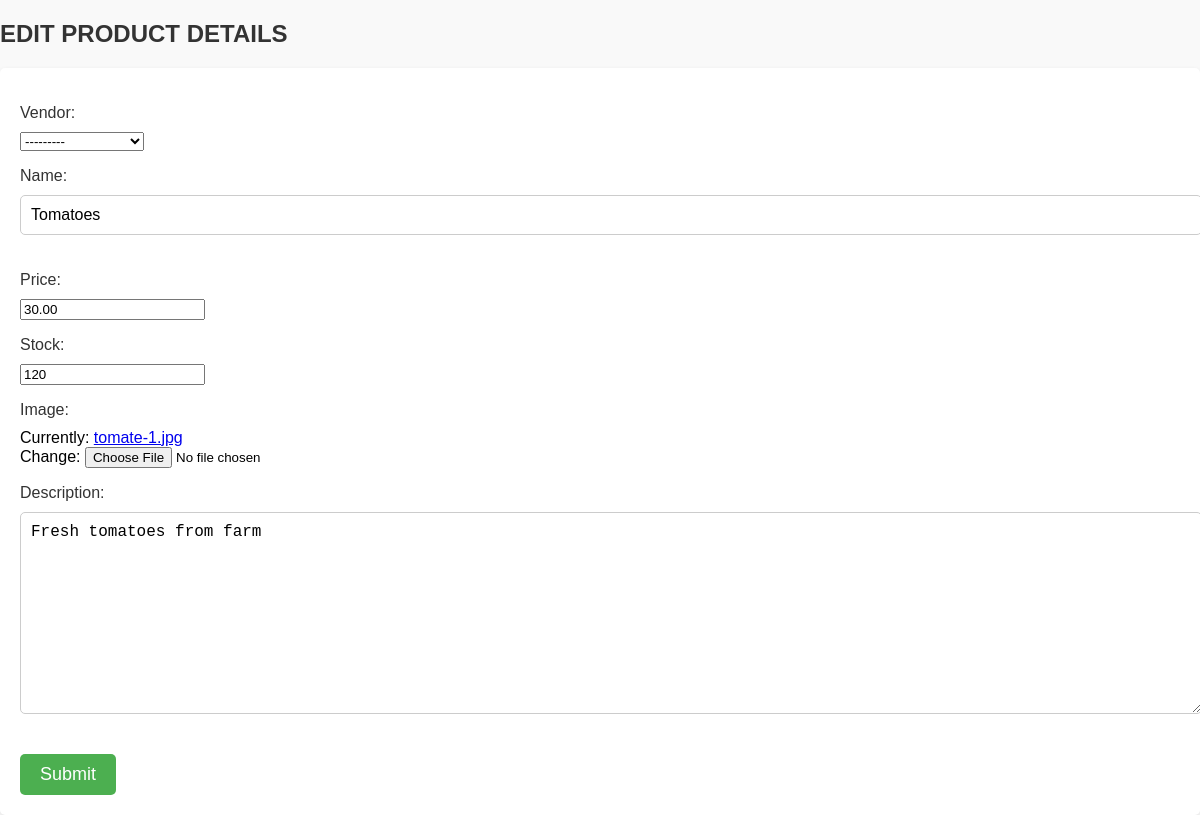
/inventory/inventory/products/edit/1/, run on an earlier commit of the app's database.
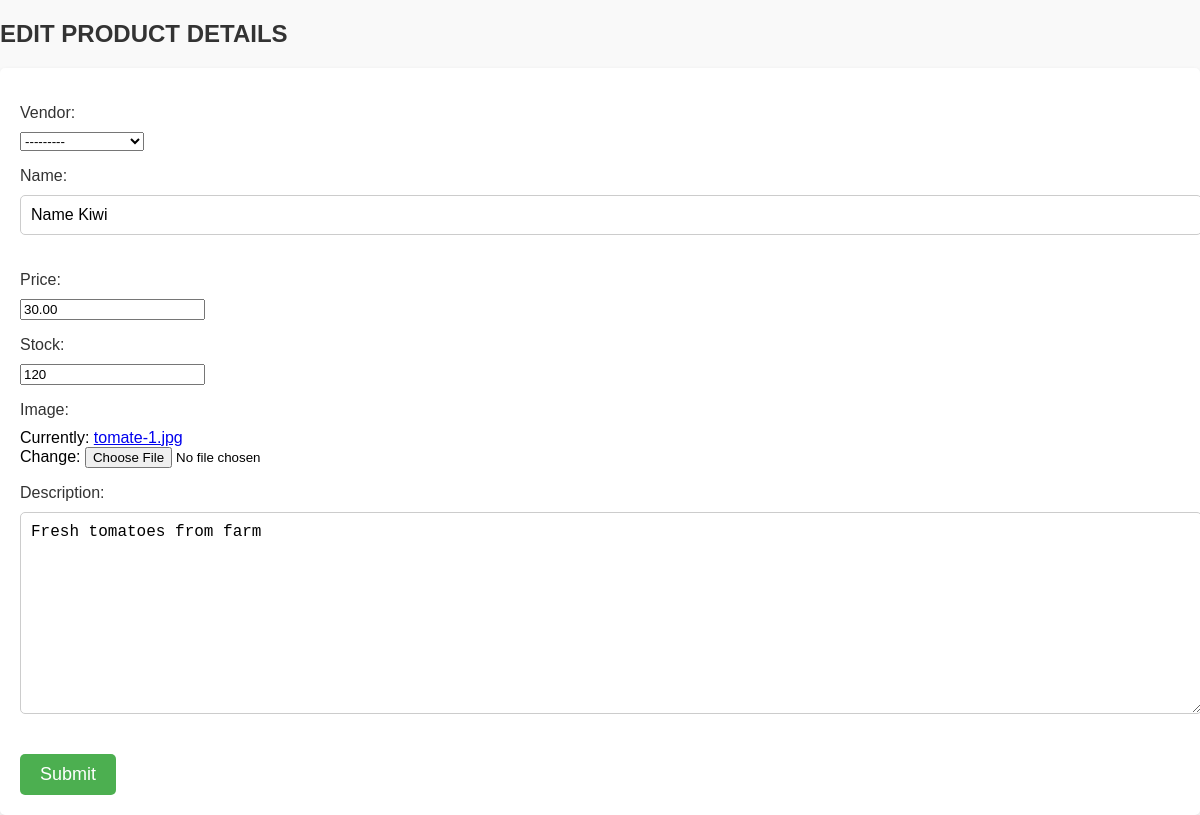
And on a later commit of the database.
### inventory/models.py (models this page shows)
class Product(models.Model):
    vendor = models.ForeignKey(Vendor, null=True,on_delete=models.CASCADE)
    name = models.CharField(max_length=32)
    price  =models.DecimalField(max_digits=8, decimal_places=2)
    stock = models.PositiveIntegerField()
    image = models.ImageField()
    description = models.TextField()
    date_created  = models.DateTimeField(auto_now_add=True)
    date_updated = models.DateTimeField(auto_now=True)

### inventory/views.py (the view)
# urls.py: path('inventory/products/edit/<int:id>/', product_update_view, name='product_update'),
def product_update_view(request, id):
    product = Product.objects.get(id=id)
    if request.method == "POST":
        form = ProductUploadForm(request.POST, instance=product)
        if form.is_valid():
            form.save()
            return redirect("product_detail_view", id=product.id)
    else:
        form = ProductUploadForm(instance=product)
    return render(request, "inventory/edit_product.html", {"form": form})

### inventory/forms.py
class ProductUploadForm(forms.ModelForm):
    class Meta:
        model = Product
        fields = "__all__"

### template/inventory/edit_product.html (shortened to what this page needs)
<!DOCTYPE html>
<html lang="en">
<head>
    <h2>EDIT PRODUCT DETAILS</h2>
</head>
<body>
    <form class="upload-form" method="POST">
        {{form.as_p}}
        <button type="submit" id="btn">Submit</button>
    </form>
</body>
</html>

What changed in the data, as far as the page shows it:
changed Product "Fresh tomatoes from farm": name "Tomatoes" → "Name Kiwi"
